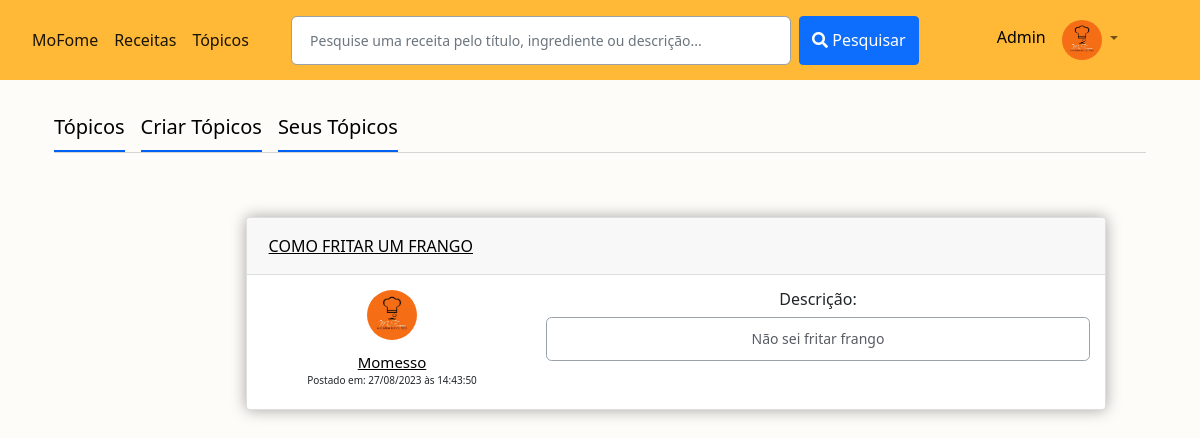
/topicos/ (signed in), run on the app's committed database.
### usuarios/models.py (models this page shows, shortened)
class Profile(models.Model):
    user = models.OneToOneField(User, on_delete=models.CASCADE)
    image = models.ImageField(default='default.jpg', upload_to='profile_pics')
    modo_privacidade = models.IntegerField(default=0)
    receitas_avaliadas = models.ManyToManyField(modelsMoFome.Receita, related_name='avaliadores', blank=True)
    receitas_favoritas = models.ManyToManyField(modelsMoFome.Receita, related_name='favoritas', blank=True)

### MoFome/models.py (models this page shows, shortened)
class Topico(models.Model):
    title = models.CharField(max_length=80)
    discussão = models.TextField()
    data_do_post = models.DateTimeField(default=timezone.now)
    autor = models.ForeignKey(User, on_delete=models.CASCADE)
    def data_post_brasil(self):
        fuso_horario_brasil = pytz.timezone('America/Sao_Paulo')
        data_brasil= self.data_do_post.astimezone(fuso_horario_brasil)
        return data_brasil.strftime('%d/%m/%Y às %H:%M:%S')

### MoFome/views.py (the view)
# urls.py: path('topicos/', TopicoListView.as_view() , name='topicos'),
class TopicoListView(ListView):
    model = Topico
    template_name = 'MoFome/topicos.html'
    context_object_name = 'topicos'
    ordering = ['-data_do_post']

### MoFome/templates/MoFome/topicos.html (shortened to what this page needs)
{% extends 'MoFome/base.html' %}
{% block conteudo %}
    <div class="container-xl px-4 mt-4">
      <nav class="nav nav-borders">
        <a class="nav-link active ms-0"  style="color: black; font-size: 20px;" href="{% url 'topicos' %}">Tópicos</a>
        <a class="nav-link active ms-0"	 style="color: black; font-size: 20px;" href="{% url 'topicos-create' %}" >Criar Tópicos</a>
        <a class="nav-link active ms-0" style="color: black; font-size: 20px;" href="{% url 'meustopicos' %}">Seus Tópicos</a>
     </nav>
      <hr class="mt-0 mb-4">
    {% for topico in topicos %}
    <div class="row justify-content-center" style="padding: 40px; margin-left: 140px;">
      <div class="col-xl-12">
        <div class="card mb-4 mb-xl-0">
          <div class="card-header" style="text-transform: uppercase;">
            <a href="{% url 'topicos-detail' pk=topico.id %}" style="color: black;">{{ topico.title }}</a>
          </div>
          <div class="card-body text-center" style="padding: 15px;">
            <div class="row">
              <div class="col-md-4">
                <img class="rounded-circle img-account-profile" src="{{ topico.autor.profile.image.url }}" alt="">
                <div style="margin-top: 10px;">
                  <a style="font-size: 15px; color: black;" href="{% url 'perfil-outro' username=topico.autor %}">{{ topico.autor }}</a>
              </div>
                <h2 style="font-size: 10px; margin-top: 0;">Postado em: {{ topico.data_post_brasil }}</h2>
              </div>
              <div class="col-md-8">
                <h2 style="font-size: 16px; margin-top: 0px;">Descrição:</h2>
                <div class="form-control" >{{ topico.discussão }}</div>
              </div>
            </div>
          </div>
        </div>
      </div>
    </div>
{% endfor %}
{% endblock %}

### MoFome/templates/MoFome/base.html (shortened to what this page needs)
<!doctype html>
<html lang="pt-BR">
  <head>
    <link rel="stylesheet">
    <link href="https://cdnjs.cloudflare.com/ajax/libs/font-awesome/6.0.0-beta3/css/all.min.css" rel="stylesheet">
    <link rel="stylesheet" href="https://cdn.jsdelivr.net/npm/bootstrap@5.5.2/dist/css/bootstrap.min.css">
    <link href="https://cdnjs.cloudflare.com/ajax/libs/font-awesome/6.0.0-beta3/css/all.min.css" rel="stylesheet">
    <link rel="stylesheet" href="https://cdnjs.cloudflare.com/ajax/libs/font-awesome/5.15.4/css/all.min.css">
    <link href="https://cdn.jsdelivr.net/npm/bootstrap@5.0.2/dist/css/bootstrap.min.css" rel="stylesheet">
  </head>
  <body style="background-color: #fdfcf9" >
    <nav class="navbar navbar-expand-lg navbar-light" style="background-color: rgb(255, 185, 55); height: 80px;">
        <div class="container-fluid">
          <div class="collapse navbar-collapse" id="navbarScroll">
            <ul class="navbar-nav me-auto my-2 my-lg-0 navbar-nav-scroll" style="--bs-scroll-height: 100px;">
              <li class="nav-item">
                <a class="nav-link active" aria-current="page" href="{% url 'home' %}">MoFome</a>
              </li>
              <li class="nav-item dropdown">
                <a class="nav-link active" aria-current="page" href="{% url 'receitas' %}">Receitas</a>
            </li>
              <li class="nav-item dropdown">
                <a class="nav-link active" aria-current="page" href="{% url 'topicos' %}">Tópicos</a>
            </li>
            </ul>
            <form class="d-flex" action="{% url 'filtro-de-receitas' %}" method="get">
              <input class="form-control me-2" name="palavra pesquisada" type="search" placeholder="Pesquise uma receita pelo título, ingrediente ou descrição..." aria-label="Search" style="width: 500px;" id="validationServerUsername" required>
              <button class="btn btn-primary" type="submit" style="margin-right: 40px;">
                <i class="fas fa-search"></i> Pesquisar
            </button>
            </form>
            <ul class="navbar-nav">
                <li class="nav-item">
                    {% if user.is_authenticated %}
                        {% if user.username == "Momesso" %}
                            <li class="nav-item">
                                <a href="{% url 'admin:index' %}" class="nav-link"  style="color: black; margin-top: 5px; margin-left: 30px;">Admin</a>
                            </li>
                        {% endif %}
                        <li class="nav-item dropdown" style="margin-right: 50px;">
                          <a href="#" class="nav-link dropdown-toggle" id="profileDropdown" role="button" data-bs-toggle="dropdown" aria-expanded="false">
                              <img class="rounded-circle img-account-profile"  src="{{ user.profile.image.url }}" style="width: 40px; height: 40px;" alt="Perfil">
                          </a>
                      </li>
                    {% endif %}
                </li>
            </ul>
          </div>
        </div>
      </nav>
    {% block conteudo %}
    {% endblock %}
  </body>
</html>

### MoFome/templates/MoFome/topicos.html (style rules this page uses)
body { background-color: #f2f6fc; color: #575d66; }
.img-account-profile { height: 50px; width: 50px; }
.rounded-circle { border-radius: 100% !important; }
.card { box-shadow: 0 0 15px rgba(0, 0, 0, 0.35); }
.card .card-header { font-weight: 500; background-color: rgba(33, 40, 50, 0.03); border-bottom: 1px solid rgba(33, 40, 50, 0.125); padding: 1rem 1.35rem; border-radius: 0.35rem 0.35rem 0 0; }
.form-control, .dataTable-input { display: block; width: 100%; padding: 0.875rem 1.125rem; font-size: 0.875rem; font-weight: 400; line-height: 1; color: #585c62; background-color: #fff; background-clip: padding-box; border: 1px solid #9ba1aa; -webkit-appearance: none; -moz-appearance: none; appearance: none; border-radius: 0.35rem; transition: border-color 0.15s ease-in-out, box-shadow 0.15s ease-in-out; }
.nav-borders .nav-link.active { color: #0061f2; border-bottom-color: #0061f2; }
.nav-borders .nav-link { color: #69707a; border-bottom-width: 0.125rem; border-bottom-style: solid; border-bottom-color: transparent; padding-top: 0.5rem; padding-bottom: 0.5rem; padding-left: 0; padding-right: 0; margin-left: 1rem; margin-right: 1rem; }

### data on the page
Topico: title "COMO FRITAR UM FRANGO", autor.profile.image (picture), autor "Momesso", data_post_brasil "27/08/2023 às 14:43:50", discussão "Não sei fritar frango"
